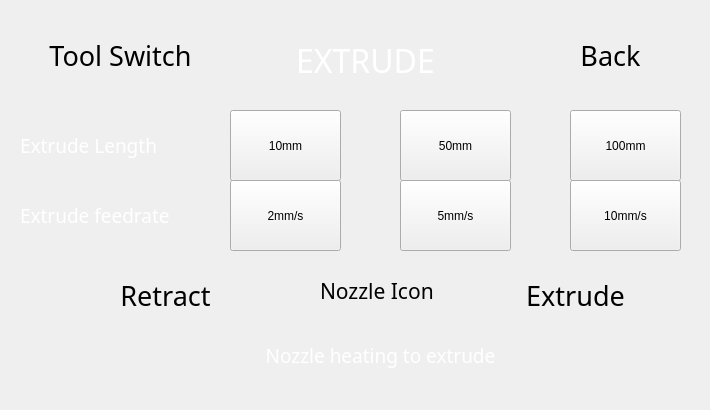
  <widget class="QWidget" name="extrude_page">
   <widget class="CustomQPushButton" name="extrude_extrude_btn">
    <property name="geometry">
     <rect>
      <x>480</x>
      <y>260</y>
      <width>191</width>
      <height>71</height>
     </rect>
    </property>
    <property name="minimumSize">
     <size>
      <width>10</width>
      <height>10</height>
     </size>
    </property>
    <property name="font">
     <font>
      <family>Momcake</family>
      <pointsize>20</pointsize>
      <italic>false</italic>
      <stylestrategy>PreferAntialias</stylestrategy>
     </font>
    </property>
    <property name="mouseTracking">
     <bool>false</bool>
    </property>
    <property name="tabletTracking">
     <bool>true</bool>
    </property>
    <property name="contextMenuPolicy">
     <enum>Qt::NoContextMenu</enum>
    </property>
    <property name="layoutDirection">
     <enum>Qt::LeftToRight</enum>
    </property>
    <property name="styleSheet">
     <string notr="true"/>
    </property>
    <property name="text">
     <string>Extrude</string>
    </property>
    <property name="autoDefault">
     <bool>false</bool>
    </property>
    <property name="flat">
     <bool>true</bool>
    </property>
    <property name="class" stdset="0">
     <string>menu_btn</string>
    </property>
    <property name="borderLeftPixmap" stdset="0">
     <pixmap resource="resources/button_resources.qrc">:/button_borders/media/buttons/btn_part1.svg</pixmap>
    </property>
    <property name="borderCenterPixmap" stdset="0">
     <pixmap resource="resources/button_resources.qrc">:/button_borders/media/buttons/btn_part2.svg</pixmap>
    </property>
    <property name="borderRightPixmap" stdset="0">
     <pixmap resource="resources/button_resources.qrc">:/button_borders/media/buttons/btn_part3.svg</pixmap>
    </property>
   </widget>
   <widget class="CustomQPushButton" name="extrude_active_tool_switch_btn">
    <property name="geometry">
     <rect>
      <x>10</x>
      <y>20</y>
      <width>221</width>
      <height>71</height>
     </rect>
    </property>
    <property name="minimumSize">
     <size>
      <width>10</width>
      <height>10</height>
     </size>
    </property>
    <property name="font">
     <font>
      <family>Momcake</family>
      <pointsize>20</pointsize>
      <italic>false</italic>
      <stylestrategy>PreferAntialias</stylestrategy>
     </font>
    </property>
    <property name="mouseTracking">
     <bool>false</bool>
    </property>
    <property name="tabletTracking">
     <bool>true</bool>
    </property>
    <property name="contextMenuPolicy">
     <enum>Qt::NoContextMenu</enum>
    </property>
    <property name="layoutDirection">
     <enum>Qt::LeftToRight</enum>
    </property>
    <property name="styleSheet">
     <string notr="true"/>
    </property>
    <property name="text">
     <string>Tool Switch</string>
    </property>
    <property name="autoDefault">
     <bool>false</bool>
    </property>
    <property name="flat">
     <bool>true</bool>
    </property>
    <property name="class" stdset="0">
     <string>menu_btn</string>
    </property>
    <property name="borderLeftPixmap" stdset="0">
     <pixmap resource="resources/button_resources.qrc">:/button_borders/media/buttons/btn_part1.svg</pixmap>
    </property>
    <property name="borderCenterPixmap" stdset="0">
     <pixmap resource="resources/button_resources.qrc">:/button_borders/media/buttons/btn_part2.svg</pixmap>
    </property>
    <property name="borderRightPixmap" stdset="0">
     <pixmap resource="resources/button_resources.qrc">:/button_borders/media/buttons/btn_part3.svg</pixmap>
    </property>
   </widget>
   <widget class="CustomQPushButton" name="extrude_retract_btn">
    <property name="geometry">
     <rect>
      <x>60</x>
      <y>260</y>
      <width>211</width>
      <height>71</height>
     </rect>
    </property>
    <property name="minimumSize">
     <size>
      <width>10</width>
      <height>10</height>
     </size>
    </property>
    <property name="font">
     <font>
      <family>Momcake</family>
      <pointsize>20</pointsize>
      <italic>false</italic>
      <stylestrategy>PreferAntialias</stylestrategy>
     </font>
    </property>
    <property name="mouseTracking">
     <bool>false</bool>
    </property>
    <property name="tabletTracking">
     <bool>true</bool>
    </property>
    <property name="contextMenuPolicy">
     <enum>Qt::NoContextMenu</enum>
    </property>
    <property name="layoutDirection">
     <enum>Qt::LeftToRight</enum>
    </property>
    <property name="styleSheet">
     <string notr="true"/>
    </property>
    <property name="text">
     <string>Retract</string>
    </property>
    <property name="autoDefault">
     <bool>false</bool>
    </property>
    <property name="flat">
     <bool>true</bool>
    </property>
    <property name="class" stdset="0">
     <string>menu_btn</string>
    </property>
    <property name="borderLeftPixmap" stdset="0">
     <pixmap resource="resources/button_resources.qrc">:/button_borders/media/buttons/btn_part1.svg</pixmap>
    </property>
    <property name="borderCenterPixmap" stdset="0">
     <pixmap resource="resources/button_resources.qrc">:/button_borders/media/buttons/btn_part2.svg</pixmap>
    </property>
    <property name="borderRightPixmap" stdset="0">
     <pixmap resource="resources/button_resources.qrc">:/button_borders/media/buttons/btn_part3.svg</pixmap>
    </property>
   </widget>
   <widget class="QLabel" name="extrude_title_label">
    <property name="geometry">
     <rect>
      <x>250</x>
      <y>30</y>
      <width>231</width>
      <height>61</height>
     </rect>
    </property>
    <property name="font">
     <font>
      <family>Momcake</family>
      <pointsize>24</pointsize>
     </font>
    </property>
    <property name="styleSheet">
     <string notr="true">background: transparent; color: white;</string>
    </property>
    <property name="text">
     <string>EXTRUDE</string>
    </property>
    <property name="alignment">
     <set>Qt::AlignCenter</set>
    </property>
    <property name="class" stdset="0">
     <string>title_text</string>
    </property>
   </widget>
   <widget class="CustomQPushButton" name="extrude_back_btn">
    <property name="geometry">
     <rect>
      <x>530</x>
      <y>20</y>
      <width>161</width>
      <height>71</height>
     </rect>
    </property>
    <property name="minimumSize">
     <size>
      <width>10</width>
      <height>10</height>
     </size>
    </property>
    <property name="font">
     <font>
      <family>Momcake</family>
      <pointsize>20</pointsize>
      <italic>false</italic>
      <stylestrategy>PreferAntialias</stylestrategy>
     </font>
    </property>
    <property name="mouseTracking">
     <bool>false</bool>
    </property>
    <property name="tabletTracking">
     <bool>true</bool>
    </property>
    <property name="contextMenuPolicy">
     <enum>Qt::NoContextMenu</enum>
    </property>
    <property name="layoutDirection">
     <enum>Qt::LeftToRight</enum>
    </property>
    <property name="styleSheet">
     <string notr="true"/>
    </property>
    <property name="text">
     <string>Back</string>
    </property>
    <property name="autoDefault">
     <bool>false</bool>
    </property>
    <property name="flat">
     <bool>true</bool>
    </property>
    <property name="class" stdset="0">
     <string>menu_btn</string>
    </property>
    <property name="borderLeftPixmap" stdset="0">
     <pixmap resource="resources/button_resources.qrc">:/button_borders/media/buttons/btn_part1.svg</pixmap>
    </property>
    <property name="borderCenterPixmap" stdset="0">
     <pixmap resource="resources/button_resources.qrc">:/button_borders/media/buttons/btn_part2.svg</pixmap>
    </property>
    <property name="borderRightPixmap" stdset="0">
     <pixmap resource="resources/button_resources.qrc">:/button_borders/media/buttons/btn_part3.svg</pixmap>
    </property>
   </widget>
   <widget class="QLabel" name="extrude_nozzle_icon_label">
    <property name="geometry">
     <rect>
      <x>320</x>
      <y>260</y>
      <width>131</width>
      <height>61</height>
     </rect>
    </property>
    <property name="font">
     <font>
      <family>Momcake</family>
      <pointsize>16</pointsize>
     </font>
    </property>
    <property name="styleSheet">
     <string notr="true"/>
    </property>
    <property name="text">
     <string>Nozzle Icon</string>
    </property>
    <property name="class" stdset="0">
     <string>title_text</string>
    </property>
   </widget>
   <widget class="QLabel" name="extrude_text_label">
    <property name="enabled">
     <bool>true</bool>
    </property>
    <property name="geometry">
     <rect>
      <x>60</x>
      <y>310</y>
      <width>641</width>
      <height>91</height>
     </rect>
    </property>
    <property name="font">
     <font>
      <family>Montserrat</family>
      <pointsize>14</pointsize>
     </font>
    </property>
    <property name="styleSheet">
     <string notr="true">background: transparent; color: white;</string>
    </property>
    <property name="text">
     <string>Nozzle heating to extrude</string>
    </property>
    <property name="alignment">
     <set>Qt::AlignCenter</set>
    </property>
   </widget>
   <widget class="QLabel" name="extrude_length_text_label">
    <property name="enabled">
     <bool>true</bool>
    </property>
    <property name="geometry">
     <rect>
      <x>20</x>
      <y>100</y>
      <width>201</width>
      <height>91</height>
     </rect>
    </property>
    <property name="font">
     <font>
      <family>Montserrat</family>
      <pointsize>14</pointsize>
     </font>
    </property>
    <property name="styleSheet">
     <string notr="true">background: transparent; color: white;</string>
    </property>
    <property name="text">
     <string>Extrude Length</string>
    </property>
   </widget>
   <widget class="QLabel" name="extrude_feedrate_text_label">
    <property name="enabled">
     <bool>true</bool>
    </property>
    <property name="geometry">
     <rect>
      <x>20</x>
      <y>170</y>
      <width>201</width>
      <height>91</height>
     </rect>
    </property>
    <property name="font">
     <font>
      <family>Montserrat</family>
      <pointsize>14</pointsize>
     </font>
    </property>
    <property name="styleSheet">
     <string notr="true">background: transparent; color: white;</string>
    </property>
    <property name="text">
     <string>Extrude feedrate</string>
    </property>
   </widget>
   <widget class="QPushButton" name="extrude_select_length_10_btn">
    <property name="geometry">
     <rect>
      <x>230</x>
      <y>110</y>
      <width>111</width>
      <height>71</height>
     </rect>
    </property>
    <property name="text">
     <string>10mm</string>
    </property>
   </widget>
   <widget class="QPushButton" name="extrude_select_feedrate_2_btn">
    <property name="geometry">
     <rect>
      <x>230</x>
      <y>180</y>
      <width>111</width>
      <height>71</height>
     </rect>
    </property>
    <property name="text">
     <string>2mm/s</string>
    </property>
   </widget>
   <widget class="QPushButton" name="extrude_select_length_50_btn">
    <property name="geometry">
     <rect>
      <x>400</x>
      <y>110</y>
      <width>111</width>
      <height>71</height>
     </rect>
    </property>
    <property name="text">
     <string>50mm</string>
    </property>
   </widget>
   <widget class="QPushButton" name="extrude_select_feedrate_5_btn">
    <property name="geometry">
     <rect>
      <x>400</x>
      <y>180</y>
      <width>111</width>
      <height>71</height>
     </rect>
    </property>
    <property name="text">
     <string>5mm/s</string>
    </property>
   </widget>
   <widget class="QPushButton" name="extrude_select_feedrate_10_btn">
    <property name="geometry">
     <rect>
      <x>570</x>
      <y>180</y>
      <width>111</width>
      <height>71</height>
     </rect>
    </property>
    <property name="text">
     <string>10mm/s</string>
    </property>
   </widget>
   <widget class="QPushButton" name="extrude_select_length_100_btn">
    <property name="geometry">
     <rect>
      <x>570</x>
      <y>110</y>
      <width>111</width>
      <height>71</height>
     </rect>
    </property>
    <property name="text">
     <string>100mm</string>
    </property>
   </widget>
  </widget>
